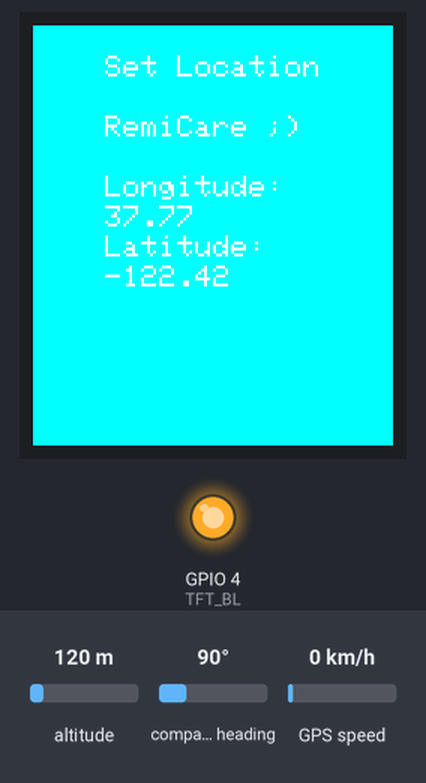
Bench run of a sketch on a simulated ESP32. Shown: 240×280 colour display, output pins drawn as LEDs (lit = HIGH). Inputs (shaded band) come from the test bench; at power-on: altitude 120 m, compass heading 90°, GPS speed 0 km/h. The GPS gets a fix after 3 s at 37.7749, -122.4194 with 8 satellites; what the sketch prints to the serial monitor is not drawn.

Above: at 3.4 s.

The sketch:

GPS_Screen.ino
```cpp
//using this file requires the TinyGPS and Hardware Serial library
//can not be run in vscode without specific libraries, if curious lookup projectIO
//or just use the arduino IDE. ask me if you want to mess around with them in any way
#include <TinyGPSPlus.h>
#include <Adafruit_GFX.h>
#include <Adafruit_ST7789.h>
#include <SPI.h>


#define TFT_CS     5
#define TFT_DC     16
#define TFT_RST    17
#define TFT_BL     4  // Backlight pin (GPIO 4)

// Define the pins for GPS communication (RX, TX)
static const int RXPin = 25;  // ESP32 RX pin for GPS data
static const int TXPin = 27;  // ESP32 TX pin for GPS data, this pin is not using but is set up anyway
static const uint32_t GPSBaud = 9600; // GPS baud rate


Adafruit_ST7789 tft = Adafruit_ST7789(TFT_CS, TFT_DC, TFT_RST);
// Create a HardwareSerial instance (use UART1 on ESP32)
HardwareSerial gpsSerial(1); // Using UART1, you can also choose UART0, UART2, etc.

// The TinyGPSPlus object
TinyGPSPlus gps;

//this code will work for most gps modules, just make sure the boad
//rate of the moduel matches what you put in
//if it is not working put it outside until it connects and then it will be able to more easily connect indoors
//this is because of the way that it can remember its last satelite it connected too

void setup()
{
  Serial.begin(115200);        // Serial monitor baud rate
  gpsSerial.begin(GPSBaud, SERIAL_8N1, RXPin, TXPin);  // Start the GPS serial communication on UART1
  Serial.print(F("Testing..... ")); Serial.println(TinyGPSPlus::libraryVersion());
  Serial.println();

  tft.init(240, 280);  // Initialize screen with width and height
  tft.setRotation(2);  // Set rotation (adjust depending on your display orientation)

  // Set the backlight
  pinMode(TFT_BL, OUTPUT);  // Set backlight pin as output
  digitalWrite(TFT_BL, HIGH);  // Set backlight to ON

  // Clear the screen with a solid background color
  tft.fillScreen(ST77XX_CYAN);  // Cyan background color

  // Display the title
  /*tft.setTextColor(ST77XX_WHITE);  // Set text color to white
  tft.setTextSize(2);  // Set text size
  String text = "Set Location";
  int textWidth = 12 * text.length();  // 12 characters, each 12 pixels wide (text size 2)
  int centerX = (240 - textWidth) / 2;  // Centering X coordinate
  // Set cursor to the center of the screen
  tft.setCursor(centerX, 20);
  tft.println(text);

  // Display the "RemiCare ;)" text
  //text = "RemiCare ;)";  // Remove comment and display
  //textWidth = 12 * text.length();  // 12 characters, each 12 pixels wide (text size 2)
  //centerX = (240 - textWidth) / 2;  // Centering X coordinate
  // Move the cursor to avoid overlap with previous text
  tft.setCursor(centerX, 60);
  tft.println("RemiCare ;)");  // Print the text

  // Display the initial location
  */
}

void loop()
{
  // This sketch displays information every time a new sentence is correctly encoded.
  while (gpsSerial.available() > 0) {
    if (gps.encode(gpsSerial.read())) {
      displayInfo();
    }
  }

  // If no GPS data is detected after 5 seconds, print a message and stop.
  if (millis() > 5000 && gps.charsProcessed() < 10) {
    Serial.println(F("No GPS detected: check wiring."));
    while(true);  // Stuck here if no GPS data is received.
  }
}

void displayInfo()
{
  Serial.print(F("Location: "));
  if (gps.location.isValid()) {
    Serial.print(gps.location.lat(), 6);
    Serial.print(F(","));
    Serial.print(gps.location.lng(), 6);
    displayLocation(gps.location.lat(), gps.location.lng());
  } else {
    Serial.print(F("INVALID"));
  }

  Serial.print(F("  Date/Time: "));
  if (gps.date.isValid()) {
    Serial.print(gps.date.month());
    Serial.print(F("/"));
    Serial.print(gps.date.day());
    Serial.print(F("/"));
    Serial.print(gps.date.year());
  } else {
    Serial.print(F("INVALID"));
  }

  Serial.print(F(" "));
  if (gps.time.isValid()) {
    if (gps.time.hour() < 10) Serial.print(F("0"));
    Serial.print(gps.time.hour());
    Serial.print(F(":"));
    if (gps.time.minute() < 10) Serial.print(F("0"));
    Serial.print(gps.time.minute());
    Serial.print(F(":"));
    if (gps.time.second() < 10) Serial.print(F("0"));
    Serial.print(gps.time.second());
    Serial.print(F("."));
    if (gps.time.centisecond() < 10) Serial.print(F("0"));
    Serial.print(gps.time.centisecond());
  } else {
    Serial.print(F("INVALID"));
  }

  Serial.println();
  delay(1000);
}

void displayLocation(double longitude, double latitude) {
  tft.fillScreen(ST77XX_CYAN);  // Cyan background color
  // Display the title
  tft.setTextColor(ST77XX_WHITE);  // Set text color to white
  tft.setTextSize(2);  // Set text size
  String text = "Set Location";
  int textWidth = 12 * text.length();  // 12 characters, each 12 pixels wide (text size 2)
  int centerX = (240 - textWidth) / 2;  // Centering X coordinate
  // Set cursor to the center of the screen
  tft.setCursor(centerX, 20);
  tft.println(text);

  tft.setCursor(centerX, 60);
  tft.println("RemiCare ;)");  // Print the text


  centerX = 48;
  tft.setCursor(centerX, 100);  // Set cursor for location display
  tft.setTextSize(2);

  tft.println("Longitude: ");
  tft.setCursor(centerX, 120);
  tft.println(longitude);  // Print the longitude
  tft.setCursor(centerX, 140);
  tft.println("Latitude: ");
  tft.setCursor(centerX, 160);
  tft.println(latitude);   // Print the latitude
}
```
